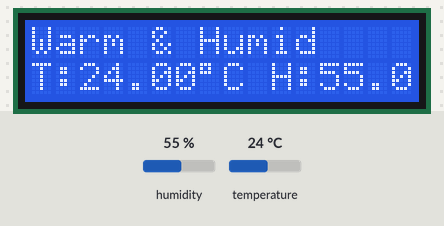
Simulated run of this sketch. Board: Arduino Uno, built with avr-gcc and run on an emulated ATmega328P. On the bench: 16×2 character LCD. The test bench sets the inputs (shaded band); at power-on: humidity 55 %, temperature 24 °C.

Above: at 1.2 s.
1.3 s: humidity set to 52 %
At 4.3 s:
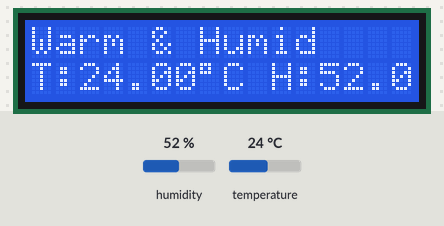
4.6 s: humidity set to 49 %
At 7.7 s:
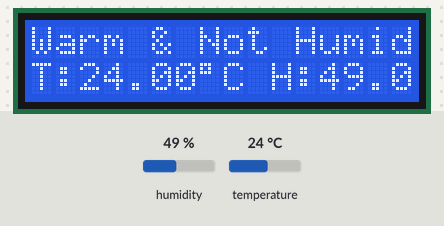
8.7 s: temperature set to 17 °C
At 12.4 s:
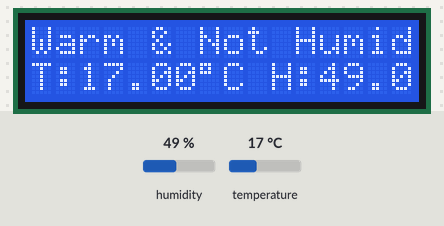
12.7 s: temperature set to 14 °C
At 15.9 s:
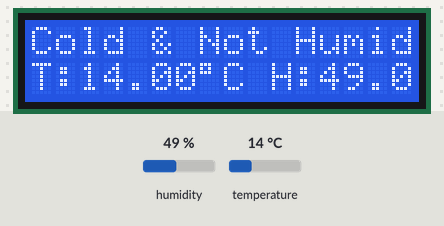
16.8 s: humidity set to 68 %
At 20.5 s:
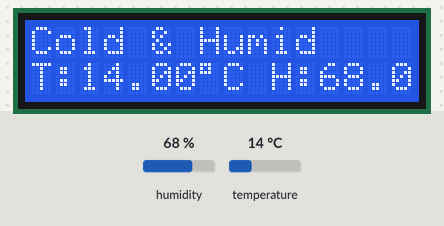
20.9 s: temperature set to 28 °C
At 23.9 s:
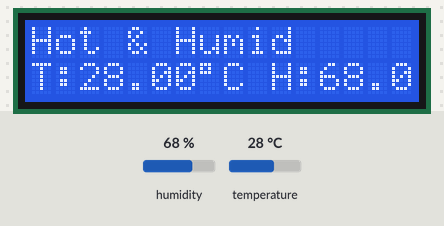
Timing chart, 0 to 25.4 s (numbered marks = the images above; inputs shaded):
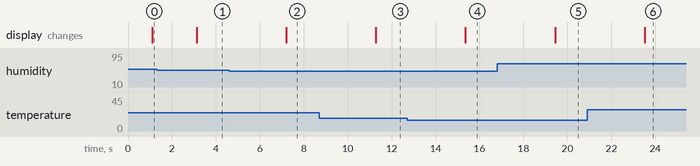

The sketch:

sketch_nov25a.ino
```cpp
#include <DHT.h>
#include <DHT_U.h>
#include <LiquidCrystal.h>


#define DHTPIN 07

#define DHTTYPE DHT11

DHT dht(DHTPIN, DHTTYPE);
LiquidCrystal lcd(12,11,5,4,3,2);

void setup() {
  lcd.begin(16, 2);
  lcd.setCursor(4,0);
  lcd.print("20UEC027");
  lcd.setCursor(1,1);
  lcd.print("READING SENSOR");
  dht.begin();
}

void loop() {

  float temperature, humidity;

  humidity = dht.readHumidity();
  temperature = dht.readTemperature();
  delay(1000);

  lcd.clear();

  if (temperature<=15){
   lcd.print("Cold &");
  } else if ((temperature>15) && (temperature<=25)){
   lcd.print("Warm &");
  } else {
   lcd.print("Hot &");
  }

  if (humidity<=50){
   lcd.print(" Not Humid");
  } else {
   lcd.print(" Humid");
  }

  lcd.setCursor(0,1);
  lcd.print("T:");
  lcd.print(temperature);
  lcd.print((char)223);
  lcd.print("C ");
  lcd.print("H:");
  lcd.print(humidity);
  lcd.print("%");
}
```

Measured:
- the behaviour switches between 51 and 50 % on humidity (found by bisection; images 1 and 2)
- the behaviour switches between 16 and 15 °C on temperature (found by bisection; images 3 and 4)
- after the input at 1.3 s, the display: changes after 1.8 s (image 1)
- after the input at 4.6 s, the display: changes after 2.6 s (image 2)
- after the input at 8.7 s, the display: changes after 2.6 s (image 3)
- after the input at 12.7 s, the display: changes after 2.7 s (image 4)
- after the input at 16.8 s, the display: changes after 2.6 s (image 5)
- after the input at 20.9 s, the display: changes after 2.6 s (image 6)
